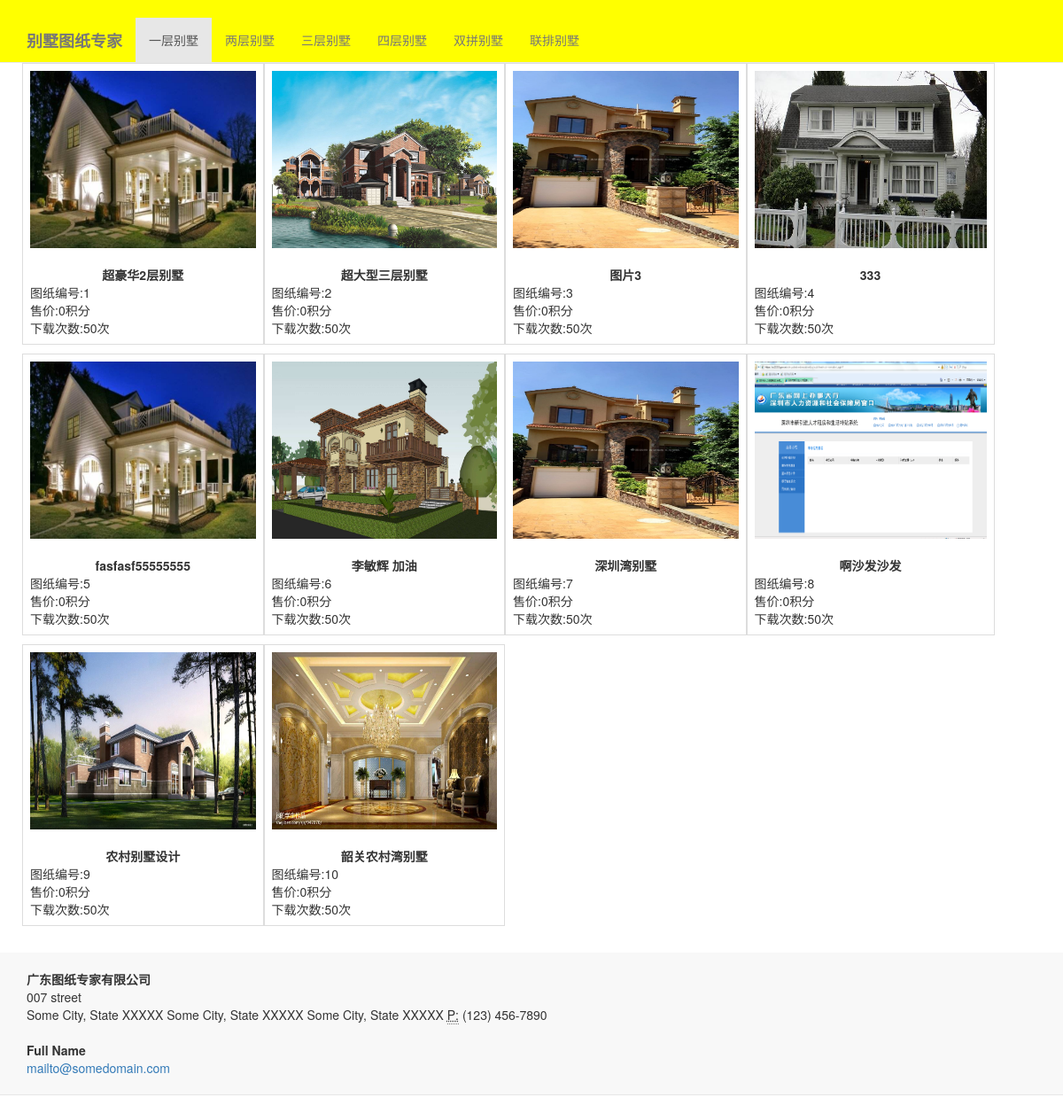
Before: / with the older database file.
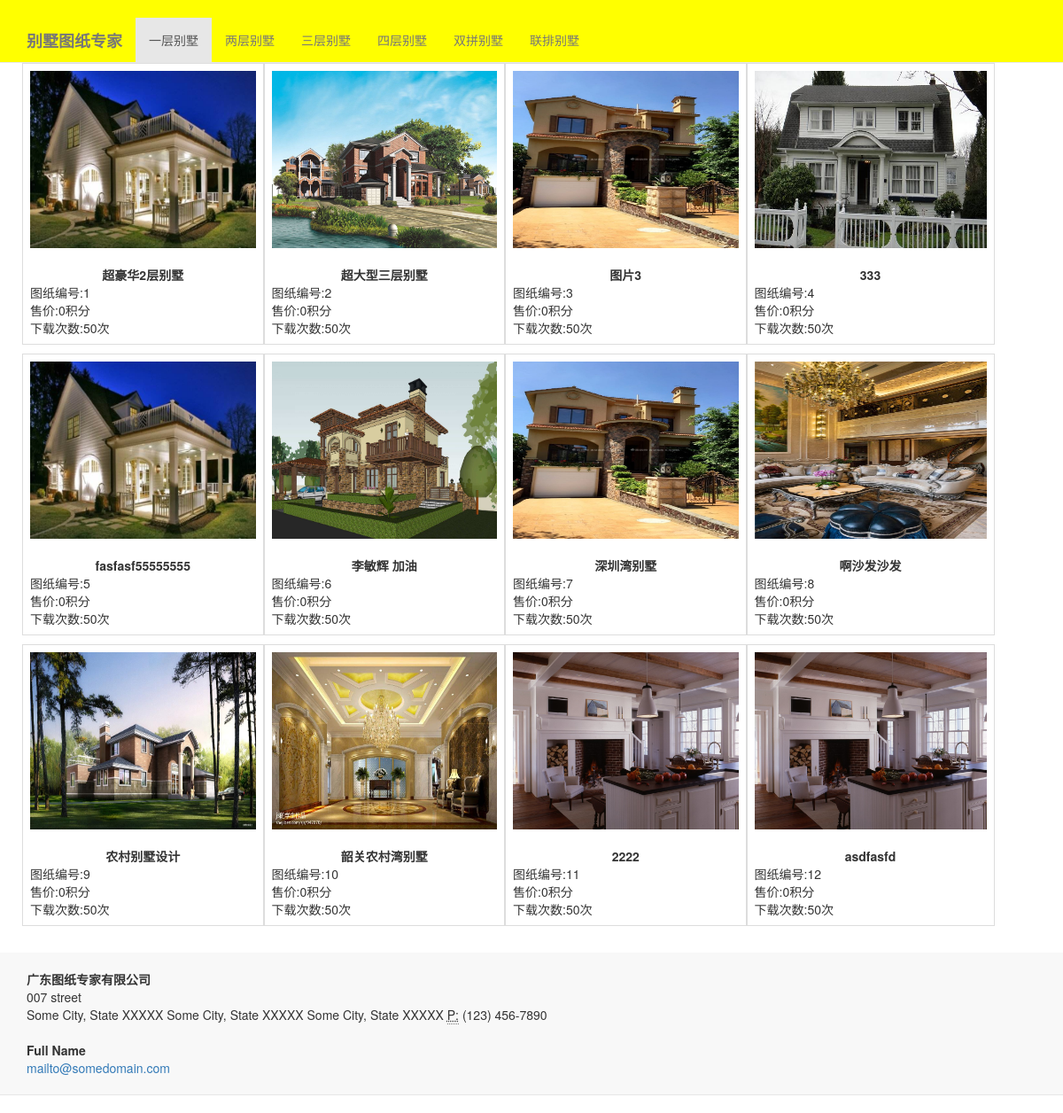
After: the same page with the newer database file.
### home/models.py (models this page shows, shortened)
class Photo(models.Model):
	if_cover_choices=(('1','是'),('0','否'),)
	house=models.ForeignKey(House)
	images=models.ImageField(upload_to='static/photos')
	title=models.CharField('图片说明',max_length=100,blank=True)
	order=models.CharField('排序标志',max_length=10,default=0)
	if_cover=models.CharField('是否设置为封面图片',max_length=10,choices=if_cover_choices,default='0')

class House(models.Model):
	floor_num_choices= (('1', '一层平房'),('2', '两层别墅'),('3','三层别墅'),('4','四层别墅'),('22','双拼别墅'),('0','不限制'))
	floor_area_choices=(('100', '<100平'),('200', '100-200平'),('300','200-300平'),('400','大于300平'),('0','不限制'))
	title=models.CharField('标题',max_length=100,help_text="文章标题，100字以内")
	content=RichTextField('正文',max_length=10000,)
	floor_num=models.CharField('别墅层数',choices=floor_num_choices,max_length=20)
	floor_area=models.CharField('占地面积',choices=floor_area_choices,max_length=20)
	down_price=models.IntegerField('下载积分',default=0)
	upload = models.FileField(upload_to='static/uploads',max_length=100,blank=True)
	create_date=models.DateField(auto_now_add=True)
	update_date=models.DateField(auto_now=True)

### home/views.py (the view)
# urls.py: url(r'^$',index),
def index(request):
	PAGENUM=3
	house_list=House.objects.all()
	photo_list=Photo.objects.all()
	context={'house_list':house_list,'photo_list':photo_list}
	return render(request,"home/house_list.html",context)

### templates/home/house_list.html (shortened to what this page needs)
<!DOCTYPE html>
<html>
   <head>
<link rel="stylesheet" href="/static/bootstrap-3.3.7-dist/css/bootstrap.min.css">
<link rel="stylesheet" href="/static/bootstrap-3.3.7-dist/css/mycss.css">
   </head>
<body>
<nav class="navbar navbar-default navbar-static-top" role="navigation"  style='background-color:yellow;'>
<br/>
    <div class="container">
    <div class="navbar-header" >
        <a class="navbar-brand" href="/"><b>别墅图纸专家</b></a>
    </div>
    <div>
        <ul class="nav navbar-nav">
            <li class="active "><a href="#"> 一层别墅 </a></li>
            <li><a href="#">两层别墅</a></li>
		<li><a href="#">三层别墅</a></li>
		<li><a href="#">四层别墅</a></li>
		 <li><a href="#">双拼别墅</a></li>
		<li><a href="#">联排别墅</a></li>
        </ul>
    </div>
    </div>
</nav>
<div class="container">
<div class='row'>
{% for house in house_list %}
	{% if  forloop.counter|divisibleby:"4"   %}
		<div class="row">
	{% endif%}
	<div class="col-sm-6 col-md-3" style="margin-right:-20px;margin-top:-30px;padding:10px">
			<table class='table table-bordered'>
			<tr>
			<td>
			{% for photo in photo_list %}
				{% if photo.house.id ==  house.id and photo.if_cover == '1' %}
					<a href=/home/house_detail/{{house.id}}/><img src="/static/media/{{photo.images}}" alt="{{house.title}}" height=200px width=100% ></a> &nbsp;
				{% endif%}
			{%endfor%}
			 <center><b>{{house.title}}</b></center>
			图纸编号:{{house.id}}<br/>
			售价:{{house.down_price}}积分<br/>
			下载次数:50次
			</td>
			</tr>
			</table>
	</div>
	{% if  forloop.counter|divisibleby:"4"   %}
		</div>
	{% endif%}
{% endfor%}
</div>
</div>
<nav class="navbar navbar-default navbar-static-top" role="navigation">
	<div class="container">
    <div class="navbar-header">
<br/>
<address>
        <strong>广东图纸专家有限公司</strong><br>
        007 street<br>
        Some City, State XXXXX Some City, State XXXXX  Some City, State XXXXX
        <abbr title="Phone">P:</abbr> (123) 456-7890
</address>
<address>
        <strong>Full Name</strong><br>
        <a href="mailto:#">mailto@somedomain.com</a>
</address>
    </div>
	</div>
	</nav>
</body>
</html>

Changed rows visible on the page:
removed Photo: images (picture), shown under House "啊沙发沙发"
added Photo: images (picture), shown under House "啊沙发沙发"
added House: title "2222", id "11", down_price "0"
added Photo: images (picture), shown under "2222"
added House: title "asdfasfd", id "12", down_price "0"
added Photo: images (picture), shown under "asdfasfd"
